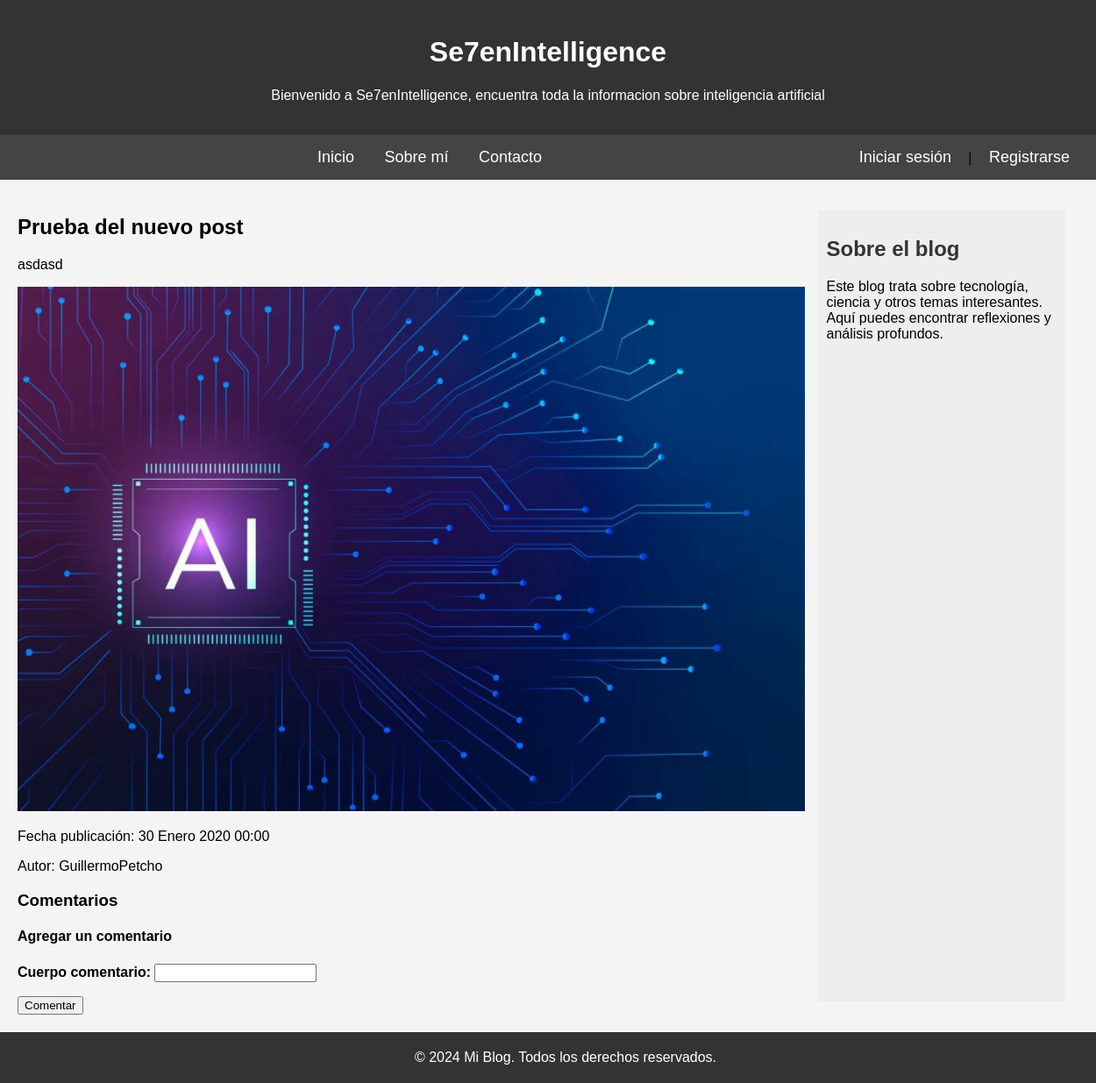
/post/19/, run on an earlier commit of the app's database.
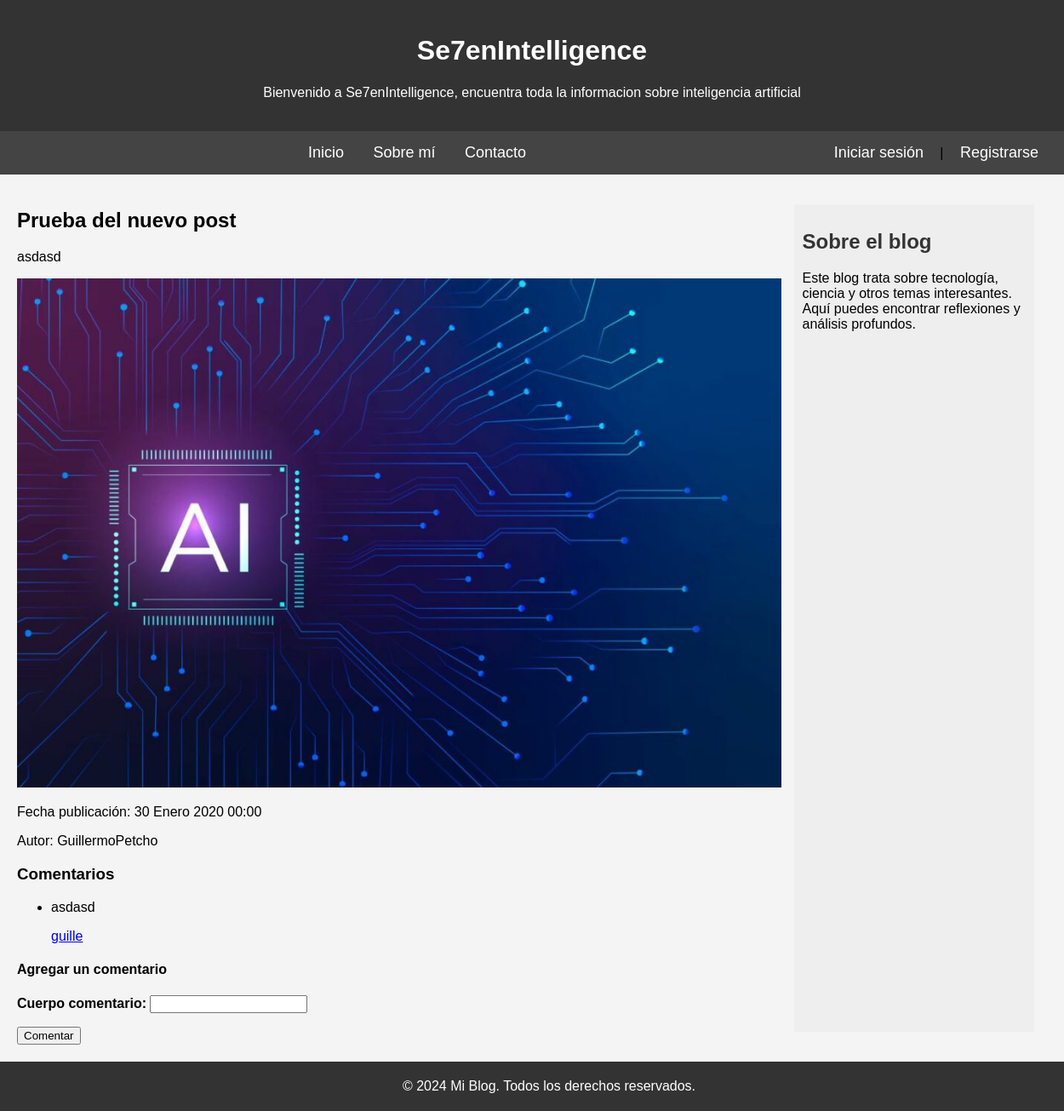
And on a later commit of the database.
### apps/myblog/models.py (models this page shows, shortened)
class Comentario(models.Model):
    autor_comentario = models.ForeignKey(settings.AUTH_USER_MODEL, on_delete=models.CASCADE)
    post = models.ForeignKey("Post",related_name='comentarios', on_delete=models.CASCADE)
    cuerpo_comentario = models.CharField(max_length=1000)
    fecha_creacion = models.DateTimeField(default=timezone.now)
    aprobado = models.BooleanField(default=True)
    from django.db import models

### apps/myblog/views.py (the view)
# urls.py: path('post/<int:post_id>/', post_detalle, name='post_detalle'),
def post_detalle(request, post_id):
    post = get_object_or_404(Post, id=post_id)
    comentarios = post.comentarios.all()
    es_colaborador = request.user.groups.filter(name='Colaborador').exists()
    es_administrador = request.user.is_staff
    usuario_logeado = request.user.is_authenticated
    comentario_a_editar = None
    comentario_id = request.GET.get('edit_comentario', None)
    if comentario_id:
        comentario_a_editar = get_object_or_404(Comentario, id=comentario_id)
    if request.method == 'POST':
        form, comentario_a_editar = procesar_comentario(request, post, comentario_a_editar)
        if form and form.is_valid():
            return redirect('post_detalle', post_id=post.id)
    else:
        form = ComentarioForm()
    context = {
        'post': post,
        'comentarios': comentarios,
        'form': form,
        'comentario_a_editar': comentario_a_editar,
        'usuario_logeado': usuario_logeado,
        'colaborador': es_colaborador,
        'administrador': es_administrador,
        'mostrar_cargas': False,
        'mostrar_fechas': False,
    }
    return render(request, 'post_detalle.html', context)

### apps/myblog/forms.py
class ComentarioForm(forms.ModelForm):
    class Meta:
        model = Comentario
        fields = ['cuerpo_comentario']

### templates/post_detalle.html (shortened to what this page needs)
{% extends "base.html" %}
{% load static %}
{% block content %}
  <h2>{{ post.titulo }}</h2>
  <p>{{ post.contenido }}</p>
  <img class="imagen" src="{{ post.imagen.url }}" alt="Imagen de {{ post.titulo }}" />
  <p>Fecha publicación: {{ post.fecha_publicacion }}</p>
  <p>Autor: {{ post.autor }}</p>
  <h3>Comentarios</h3>
  <ul>
    {% for comentario in comentarios %}
      <li>
        <p>{{ comentario.cuerpo_comentario }}</p>
        <a href="{% url 'perfil_usuario' comentario.autor_comentario.id %}">{{ comentario.autor_comentario }}</a>
      </li>
    {% endfor %}
  </ul>
  <h4>Agregar un comentario</h4>
  <form method="post">
    {{ form.as_p }}
    <button type="submit">Comentar</button>
  </form>
{% endblock %}

What changed in the data, as far as the page shows it:
added Comentario: cuerpo_comentario "asdasd", autor_comentario "guille"
